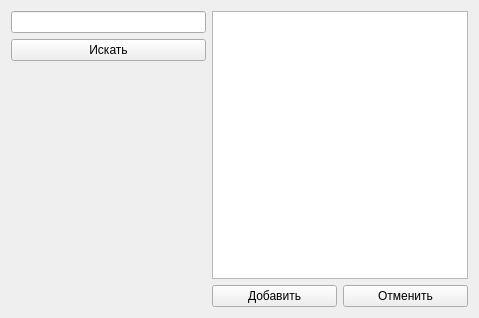
<?xml version="1.0" encoding="UTF-8"?>
<ui version="4.0">
 <class>Search</class>
 <widget class="QWidget" name="Search">
  <property name="geometry">
   <rect>
    <x>0</x>
    <y>0</y>
    <width>479</width>
    <height>318</height>
   </rect>
  </property>
  <property name="windowTitle">
   <string>Form</string>
  </property>
  <layout class="QGridLayout" name="gridLayout">
   <item row="0" column="0">
    <widget class="QLineEdit" name="searchLine"/>
   </item>
   <item row="0" column="1" rowspan="3" colspan="2">
    <widget class="QListView" name="listContacts"/>
   </item>
   <item row="3" column="1">
    <widget class="QPushButton" name="pushAdd">
     <property name="text">
      <string>Добавить</string>
     </property>
    </widget>
   </item>
   <item row="3" column="2">
    <widget class="QPushButton" name="pushCancle">
     <property name="text">
      <string>Отменить</string>
     </property>
    </widget>
   </item>
   <item row="1" column="0">
    <widget class="QPushButton" name="pushSearch">
     <property name="text">
      <string>Искать</string>
     </property>
    </widget>
   </item>
  </layout>
 </widget>
 <resources/>
 <connections/>
</ui>
